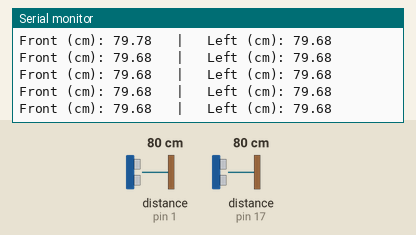
Recording of a sketch running on a simulated Arduino Uno, built with avr-gcc and run on an emulated ATmega328P. Shown: the last lines printed to the serial monitor. Wiring (inferred from the names in the program): 2 × ultrasonic range finder: trigger pin 12, echo pin 1 / trigger pin 14, echo pin 17. The test bench sets the inputs (shaded band); at power-on: distance to the obstacle (sensors on pin 1, pin 17) 80 cm. The echo pulse lasts 58.3 µs per cm.

Above: at 1.2 s.
1.3 s: distance to the obstacle (sensor on pin 1) set to 2 cm
At 1.5 s:
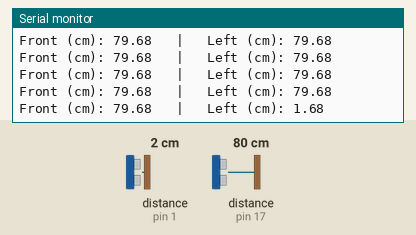
2.8 s: distance to the obstacle (sensor on pin 17) set to 2 cm
At 3.03 s:
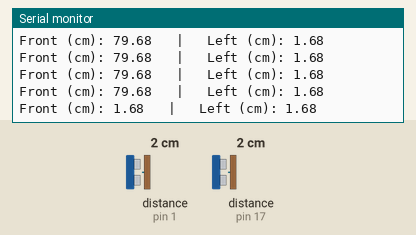
4.3 s: distance to the obstacle (sensor on pin 1) set to 4 cm
At 4.55 s:
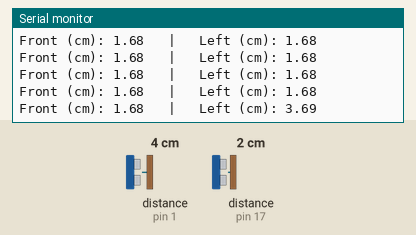
5.8 s: distance to the obstacle (sensor on pin 17) set to 4 cm
At 5.81 s:
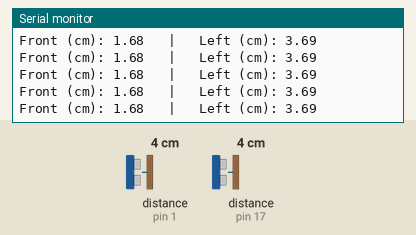
Timing chart, 0 to 8.3 s (numbered marks = the images above; inputs shaded):
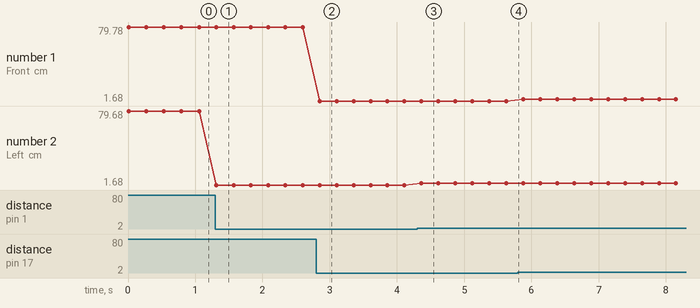

Measured:
- after the input at 1.3 s, the serial monitor: prints a new line at once (image 1)
- after the input at 2.8 s, the serial monitor: prints a new line after 0.05 s (image 2)
- after the input at 4.3 s, the serial monitor: prints a new line after 0.06 s (image 3)
- plotted number 2: 79.68 → 1.68 after the input at 1.3 s, 1.68 → 3.69 after the input at 4.3 s

The sketch:

FLUStest.ino
```cpp
// =========================
// Ultrasonic Pin Setup
// =========================

// FRONT ultrasonic sensor
#define TRIG_FRONT 14
#define ECHO_FRONT 17

// LEFT ultrasonic sensor
#define TRIG_LEFT 12
#define ECHO_LEFT 1   // NOTE: TX pin on some boards, OK for testing

// =========================
// Function: Read ultrasonic distance in cm
// =========================
float readUltrasonic(int trigPin, int echoPin) {
  digitalWrite(trigPin, LOW);
  delayMicroseconds(4);
  digitalWrite(trigPin, HIGH);
  delayMicroseconds(10);
  digitalWrite(trigPin, LOW);

  long duration = pulseIn(echoPin, HIGH, 30000);  // 30 ms timeout

  if (duration == 0) return -1;  // failed reading

  return (duration * 0.0343f) / 2.0f;  // convert to cm
}

// =========================
// Setup
// =========================
void setup() {
  Serial.begin(115200);

  pinMode(TRIG_FRONT, OUTPUT);
  pinMode(ECHO_FRONT, INPUT);

  pinMode(TRIG_LEFT, OUTPUT);
  pinMode(ECHO_LEFT, INPUT);

  Serial.println("Ultrasonic Sensor Test Starting...");
}

// =========================
// Loop
// =========================
void loop() {
  float frontDist = readUltrasonic(TRIG_FRONT, ECHO_FRONT);
  float leftDist  = readUltrasonic(TRIG_LEFT, ECHO_LEFT);

  Serial.print("Front (cm): ");
  if (frontDist < 0) Serial.print("No Echo");
  else Serial.print(frontDist);

  Serial.print("   |   Left (cm): ");
  if (leftDist < 0) Serial.print("No Echo");
  else Serial.print(leftDist);

  Serial.println();

  delay(250);
}
```
